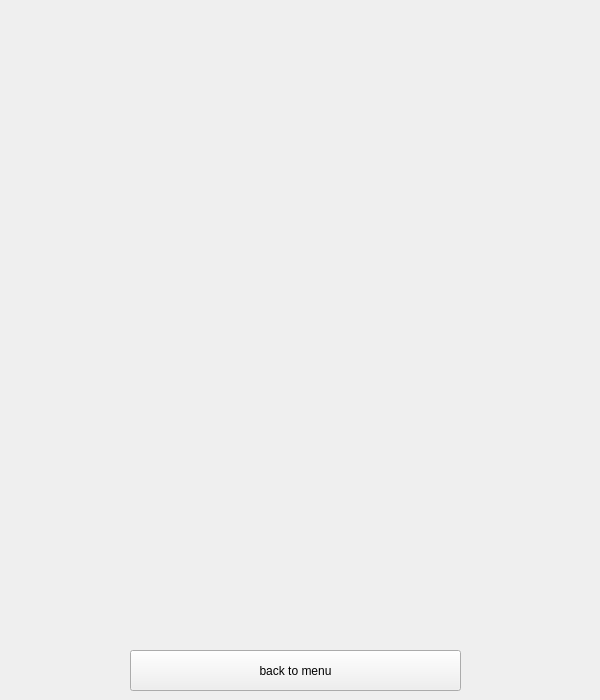
<?xml version="1.0" encoding="UTF-8"?>
<ui version="4.0">
 <class>Form</class>
 <widget class="QWidget" name="Form">
  <property name="geometry">
   <rect>
    <x>0</x>
    <y>0</y>
    <width>600</width>
    <height>700</height>
   </rect>
  </property>
  <property name="minimumSize">
   <size>
    <width>600</width>
    <height>700</height>
   </size>
  </property>
  <property name="maximumSize">
   <size>
    <width>600</width>
    <height>700</height>
   </size>
  </property>
  <property name="windowTitle">
   <string>Form</string>
  </property>
  <widget class="QLabel" name="helpLabel">
   <property name="geometry">
    <rect>
     <x>-1</x>
     <y>-1</y>
     <width>611</width>
     <height>711</height>
    </rect>
   </property>
   <property name="text">
    <string/>
   </property>
   <property name="pixmap">
    <pixmap>imgs/help.jpeg</pixmap>
   </property>
   <property name="scaledContents">
    <bool>true</bool>
   </property>
  </widget>
  <widget class="QPushButton" name="back_to_menu">
   <property name="geometry">
    <rect>
     <x>130</x>
     <y>650</y>
     <width>331</width>
     <height>41</height>
    </rect>
   </property>
   <property name="text">
    <string>back to menu</string>
   </property>
  </widget>
 </widget>
 <resources/>
 <connections/>
</ui>
